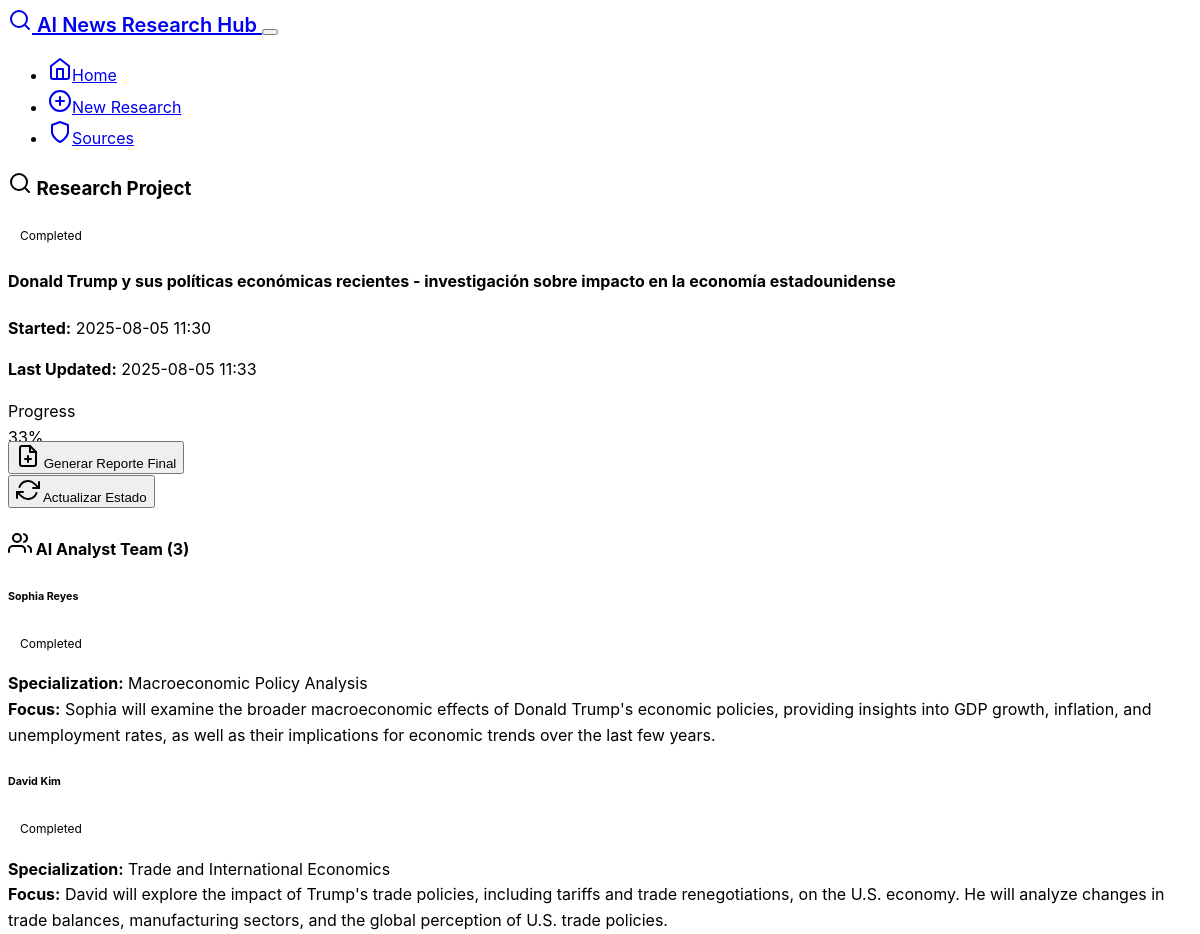
/project/3 (upper part), run on an earlier commit of the app's database.
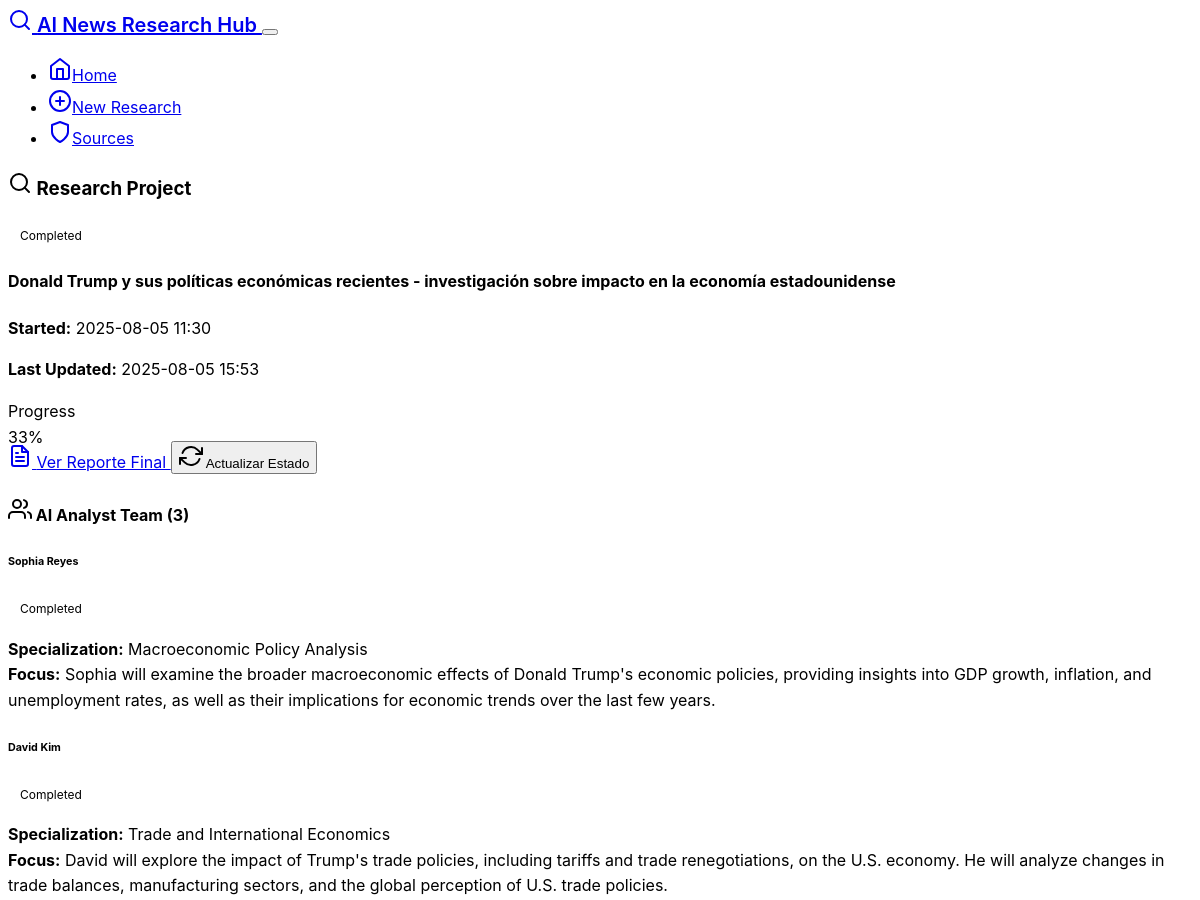
And on a later commit of the database.
### models.py (models this page shows)
class ResearchProject(db.Model):
    id = db.Column(db.Integer, primary_key=True)
    topic = db.Column(db.String(500), nullable=False)
    status = db.Column(db.String(50), default='initialized')  # initialized, analyzing, interviewing, reviewing, completed
    created_at = db.Column(db.DateTime, default=datetime.utcnow)
    updated_at = db.Column(db.DateTime, default=datetime.utcnow, onupdate=datetime.utcnow)
    final_report = db.Column(db.Text)
    human_notes = db.Column(db.Text)
    analysts = db.relationship('Analyst', backref='project', lazy=True, cascade='all, delete-orphan')
    interviews = db.relationship('Interview', backref='project', lazy=True, cascade='all, delete-orphan')

### routes.py (the view)
@app.route('/project/<int:project_id>')
def project_status(project_id):
    project = ResearchProject.query.get_or_404(project_id)
    analysts = Analyst.query.filter_by(project_id=project_id).all()
    interviews = Interview.query.filter_by(project_id=project_id).all()
    total_interviews = len(interviews)
    completed_interviews = len([i for i in interviews if i.status == 'completed'])
    progress = (completed_interviews / total_interviews * 100) if total_interviews > 0 else 0
    return render_template('research.html',
                         project=project,
                         analysts=analysts,
                         interviews=interviews,
                         progress=progress)

### templates/research.html (shortened to what the changed rows need)
{% extends "base.html" %}
{% block content %}
{% if not project %}
<div class="row">
    <div class="col-lg-8 mx-auto">
        <div class="card">
            <div class="card-header">
                <h3 class="mb-0">
                    <i data-feather="search" class="me-2"></i>
                    Start New Research Project
                </h3>
            </div>
            <div class="card-body">
                <form method="POST">
                    <div class="mb-4">
                        <label for="topic" class="form-label">Research Topic</label>
                        <textarea class="form-control form-control-lg"
                                  id="topic"
                                  name="topic"
                                  rows="3"
                                  placeholder="Enter the topic you want to research (e.g., 'Climate change impacts on agriculture', 'Latest developments in AI safety', 'COVID-19 vaccine effectiveness')"
                                  required></textarea>
                        <div class="form-text">
                            Be specific about what you want to investigate. The AI analysts will be specialized based on your topic.
                        </div>
                    </div>
                    <div class="d-grid">
                        <button type="submit" class="btn btn-primary btn-lg">
                            <i data-feather="play" class="me-2"></i>
                            Start Research
                        </button>
                    </div>
                </form>
            </div>
        </div>
        <div class="mt-5">
            <h4 class="mb-3">
                <i data-feather="info" class="me-2"></i>
                What Happens Next?
            </h4>
            <div class="list-group">
                <div class="list-group-item">
                    <div class="d-flex w-100 justify-content-between align-items-center">
                        <div>
                            <h6 class="mb-1">
                                <i data-feather="users" class="me-2 text-primary"></i>
                                AI Analyst Team Generation
                            </h6>
                            <p class="mb-1">Specialized AI analysts will be created based on your topic</p>
                        </div>
                    </div>
                </div>
                <div class="list-group-item">
                    <div class="d-flex w-100 justify-content-between align-items-center">
                        <div>
                            <h6 class="mb-1">
                                <i data-feather="message-square" class="me-2 text-primary"></i>
                                Expert Interview Process
                            </h6>
                            <p class="mb-1">Each analyst will interview relevant AI experts in parallel</p>
                        </div>
                    </div>
                </div>
                <div class="list-group-item">
                    <div class="d-flex w-100 justify-content-between align-items-center">
                        <div>
                            <h6 class="mb-1">
                                <i data-feather="eye" class="me-2 text-warning"></i>
                                Human Review Checkpoint
                            </h6>
                            <p class="mb-1">You'll have the opportunity to review and refine the process</p>
                        </div>
                    </div>
                </div>
                <div class="list-group-item">
                    <div class="d-flex w-100 justify-content-between align-items-center">
                        <div>
                            <h6 class="mb-1">
                                <i data-feather="file-text" class="me-2 text-success"></i>
                                Final Report Generation
                            </h6>
                            <p class="mb-1">AI Technical Writer compiles all insights into a comprehensive report</p>
                        </div>
                    </div>
                </div>
            </div>
        </div>
    </div>
</div>
{% else %}
<div class="row">
    <div class="col-12">
        <div class="card mb-4">
            <div class="card-header">
                <div class="d-flex justify-content-between align-items-center">
                    <h3 class="mb-0">
                        <i data-feather="search" class="me-2"></i>
                        Research Project
                    </h3>
                    <span class="badge fs-6
                        {% if project.status == 'completed' %}bg-success
                        {% elif project.status == 'error' %}bg-danger
                        {% elif project.status == 'reviewing' %}bg-warning
                        {% else %}bg-info{% endif %}">
                        {{ project.status.title() }}
                    </span>
                </div>
            </div>
            <div class="card-body">
                <h4 class="mb-3">{{ project.topic }}</h4>
                <div class="row">
                    <div class="col-md-6">
                        <p><strong>Started:</strong> {{ project.created_at.strftime('%Y-%m-%d %H:%M') }}</p>
                        <p><strong>Last Updated:</strong> {{ project.updated_at.strftime('%Y-%m-%d %H:%M') }}</p>
                    </div>
                    <div class="col-md-6">
                        {% if progress is defined %}
                        <div class="mb-3">
                            <label class="form-label">Progress</label>
                            <div class="progress">
                                <div class="progress-bar" style="width: {{ progress }}%">{{ "%.0f"|format(progress) }}%</div>
                            </div>
                        </div>
                        {% endif %}
                    </div>
                </div>
                <div class="mt-3">
                    {% if project.final_report %}
                    <a href="{{ url_for('view_report', project_id=project.id) }}"
                       class="btn btn-primary me-2">
                        <i data-feather="file-text" class="me-2"></i>
                        Ver Reporte Final
                    </a>
                    {% elif project.status == 'completed' %}
                    <form method="POST" action="{{ url_for('generate_report', project_id=project.id) }}" class="d-inline">
                        <button type="submit" class="btn btn-success me-2">
                            <i data-feather="file-plus" class="me-2"></i>
                            Generar Reporte Final
                        </button>
                    </form>
                    {% endif %}
                    <button type="button"
                            class="btn btn-outline-secondary"
                            onclick="refreshStatus()">
                        <i data-feather="refresh-cw" class="me-2"></i>
                        Actualizar Estado
                    </button>
                </div>
            </div>
        </div>
        {% if analysts %}
        <div class="card mb-4">
            <div class="card-header">
                <h4 class="mb-0">
                    <i data-feather="users" class="me-2"></i>
                    AI Analyst Team ({{ analysts|length }})
                </h4>
            </div>
            <div class="card-body">
                <div class="row">
                    {% for analyst in analysts %}
                    <div class="col-md-6 mb-3">
                        <div class="card">
                            <div class="card-body">
                                <div class="d-flex justify-content-between align-items-center mb-2">
                                    <h6 class="card-title mb-0">{{ analyst.name }}</h6>
                                    <span class="badge
                                        {% if analyst.status == 'completed' %}bg-success
                                        {% elif analyst.status == 'interviewing' %}bg-info
                                        {% else %}bg-secondary{% endif %}">
                                        {{ analyst.status.title() }}
                                    </span>
                                </div>
                                <p class="card-text">
                                    <strong>Specialization:</strong> {{ analyst.specialization }}<br>
                                    <strong>Focus:</strong> {{ analyst.research_focus }}
                                </p>
                            </div>
                        </div>
                    </div>
                    {% endfor %}
                </div>
            </div>
        </div>
        {% endif %}
    </div>
</div>
{% endif %}
{% endblock %}

What changed in the data, as far as the page shows it:
changed ResearchProject "Completed": updated_at "2025-08-05 11:33" → "2025-08-05 15:53"
Also different on the page:
text no longer shown: "Generar Reporte Final"
text now shown: "Ver Reporte Final"
